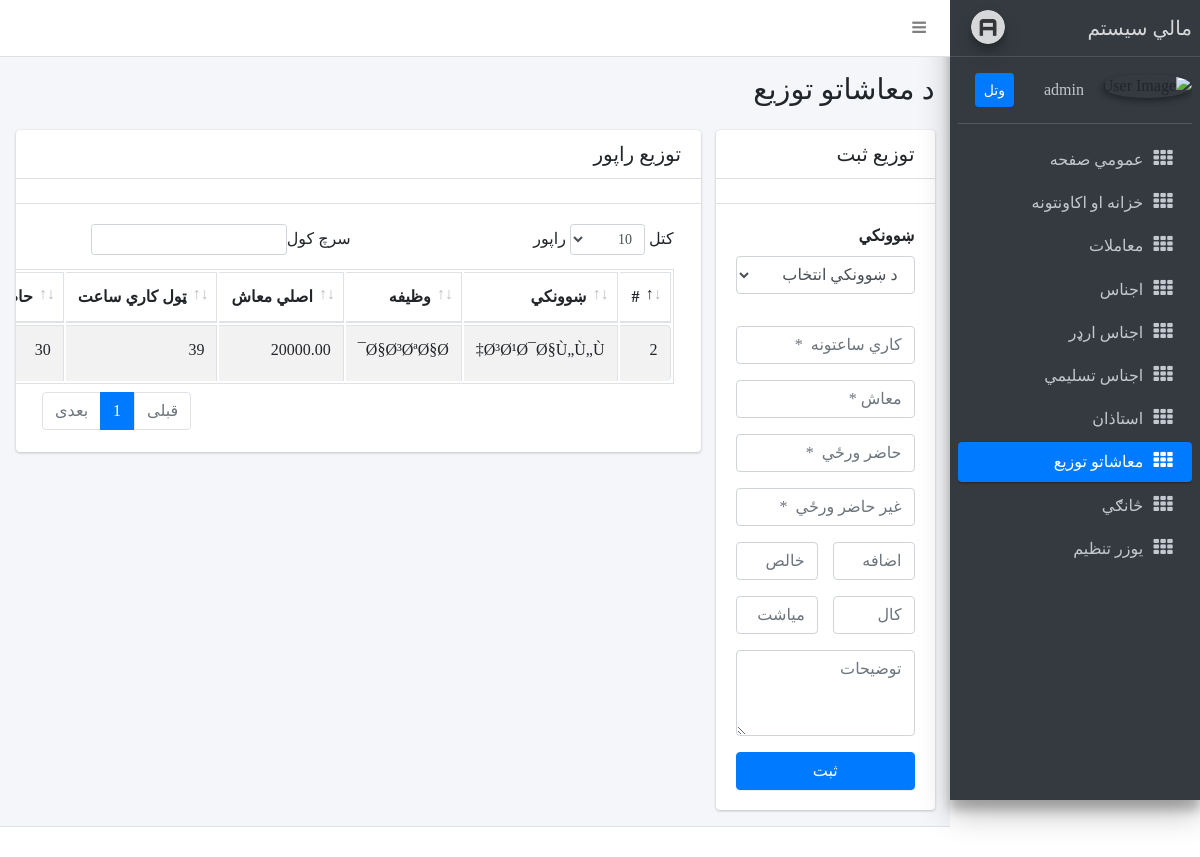
Page /payroll.php (signed in) on the committed database.
### tables this page shows
CREATE TABLE `payrolls` (
  `id` bigint(20) UNSIGNED NOT NULL,
  `teacher_id` bigint(20) UNSIGNED NOT NULL,
  `total_hours` int(11) NOT NULL DEFAULT 0,
  `salary` decimal(20,2) NOT NULL DEFAULT 0.00,
  `present_days` int(11) NOT NULL DEFAULT 0,
  `absent_days` int(11) NOT NULL DEFAULT 0,
  `overtime_salary` decimal(8,2) NOT NULL DEFAULT 0.00,
  `net_salary` decimal(8,2) NOT NULL DEFAULT 0.00,
  `remarks` text DEFAULT NULL,
  `year` varchar(255) DEFAULT NULL,
  `month` varchar(255) DEFAULT NULL,
  `status` enum('نا تادیه','تادیه سوی') NOT NULL DEFAULT 'نا تادیه',
  `created_at` timestamp NULL DEFAULT current_timestamp()
);

CREATE TABLE `teachers` (
  `id` bigint(20) UNSIGNED NOT NULL,
  `name` varchar(255) NOT NULL,
  `father_name` varchar(255) DEFAULT NULL,
  `position` varchar(255) DEFAULT NULL,
  `address` varchar(255) DEFAULT NULL,
  `job` varchar(255) DEFAULT NULL,
  `salary` decimal(20,2) NOT NULL DEFAULT 0.00,
  `status` enum('فعال','منفک') NOT NULL DEFAULT 'فعال',
  `code` varchar(255) DEFAULT NULL
);

### payroll.php (the view, shortened to what this page needs)
<?php
require './utils/db.php';
include('./partials/header.php');
include('./partials/navbar.php');
include('./partials/sidebar.php');
try {
    $payrolls = $conn->prepare("SELECT payrolls.* , teachers.name as teacher,teachers.job as job FROM payrolls INNER JOIN teachers ON payrolls.teacher_id = teachers.id");
    $payrolls->execute();
    $payrolls = $payrolls->fetchAll(PDO::FETCH_ASSOC);
} catch (PDOException $e) {
    echo "Error: " . $e->getMessage();
}
?>
<div class="content-wrapper" style="min-height: 768.666px;">
    <section class="content-header">
        <div class="container-fluid">
            <div class="row mb-2">
                <div class="col-sm-6">
                    <h1> د معاشاتو توزیع </h1>
                </div>
            </div>
        </div>
    </section>
    <section class="content">
        <div class="container-fluid">
            <div class="row">
                <div class="col-md-3">
                    <div class="card">
                        <div class="card-header">
                            <h3 class="card-title">توزیع ثبت</h3>
                        </div>
                        <div class="card-header">
                        </div>
                        <div class="card-body">
                            <form class="row" id="payroll-form" action="actions/create_payroll.php" method="post">
                                <div class="col-12  form-group">
                                    <label for="teacher" class="control-label">ښوونکي </label>
                                    <select type="text" id="teacher" name="teacher" required class="form-control" placeholder="ښوونکي انتخاب *">
                                        <option>د ښوونکي انتخاب</option>
                                    </select>
                                </div>
                                <div class="col-12 ">
                                    <input type="number" id="total_hours" name="total_hours" required class="form-control mt-3" placeholder="کاري ساعتونه  *">
                                </div>
                                <div class="col-12 ">
                                    <input type="number" id="salary" name="salary" required class="form-control mt-3" placeholder="معاش *">
                                </div>
                                <div class="col-12 ">
                                    <input type="number" id="present_days" name="present_days" required class="form-control mt-3" placeholder="حاضر ورځي  *">
                                </div>
                                <div class="col-12 ">
                                    <input type="number" id="absent_days" name="absent_days" required class="form-control mt-3" placeholder="غیر حاضر ورځي  *">
                                </div>
                                <div class="col-6 ">
                                    <input type="number" id="overtime_salary" name="overtime_salary" required class="form-control mt-3" placeholder="اضافه کاري">
                                </div>
                                <div class="col-6 ">
                                    <input type="number" id="net_salary" name="net_salary" required class="form-control mt-3" placeholder="خالص معاش">
                                </div>
                                <div class="col-6 ">
                                    <input type="text" id="year" name="year" required class="form-control mt-3" placeholder="کال">
                                </div>
                                <div class="col-6 ">
                                    <input type="text" id="month" name="month" required class="form-control mt-3" placeholder="میاشت">
                                </div>
                                <div class="col-12 ">
                                    <textarea type="text" id="remarks" name="remarks" class="form-control mt-3" placeholder="توضیحات" rows="3"></textarea>
                                </div>
                                <div class="col-12 mt-3 ">
                                    <button type="submit" id="submit" class="btn btn-primary btn-block">ثبت</button>
                                </div>
                            </form>
                        </div>
                    </div>
                </div>
                <div class="col-md-9">
                    <div class="card">
                        <div class="card-header">
                            <h3 class="card-title">توزیع راپور</h3>
                        </div>
                        <div class="card-header">
                        </div>
                        <div class="card-body">
                            <table id="example1" class="table table-bordered table-striped">
                                <thead>
                                    <tr>
                                        <th>#</th>
                                        <th>ښوونکي</th>
                                        <th>وظیفه</th>
                                        <th>اصلي معاش</th>
                                        <th>ټول کاري ساعت</th>
                                        <th>حاضر ورځي</th>
                                    </tr>
                                </thead>
                                <tbody id="body">
                                    <?php foreach ($payrolls as $payroll) : ?>
                                        <tr>
                                            <td><?php echo htmlspecialchars($payroll['id']); ?></td>
                                            <td><?php echo htmlspecialchars($payroll['teacher']); ?></td>
                                            <td><?php echo htmlspecialchars($payroll['job']) ?></td>
                                            <td><?php echo htmlspecialchars($payroll['salary']); ?></td>
                                            <td><?php echo htmlspecialchars($payroll['total_hours']); ?></td>
                                            <td><?php echo htmlspecialchars($payroll['present_days']); ?></td>
                                        </tr>
                                    <?php endforeach; ?>
                                </tbody>
                            </table>
                        </div>
                    </div>
                </div>
            </div>
        </div>
    </section>
</div>
<?php include('./partials/footer.php'); ?>

### partials/header.php (style rules this page uses)
select option { font-size: larger; }

### payroll.php (style rules this page uses)
table { overflow: scroll; }
.card-body { display: block; overflow-x: auto; white-space: nowrap; }

### rows in the picture
payrolls: id "2", teacher.name "Ø³Ø¹Ø¯Ø§Ù„Ù„Ù‡", teacher.job "Ø§Ø³ØªØ§Ø¯", salary "20000.00", total_hours "39", present_days "30"

### other values in the picture
$_SESSION['username'] "admin"
